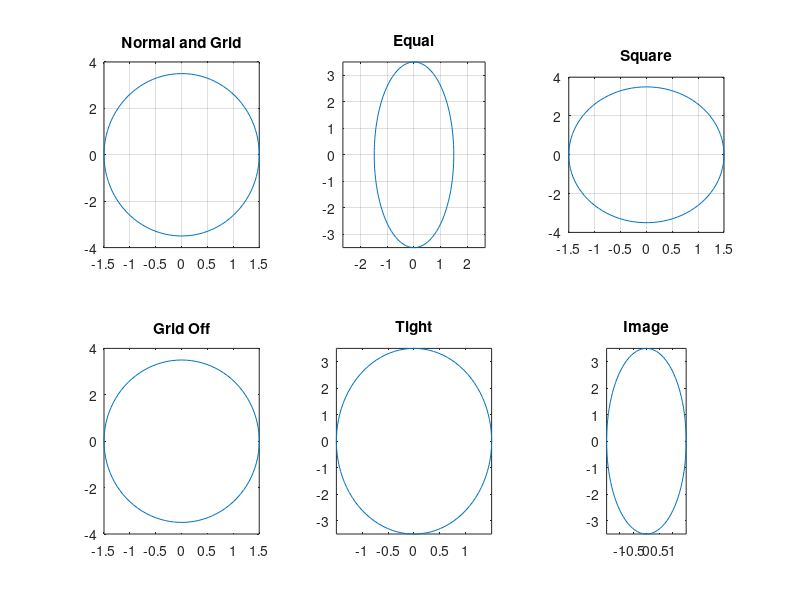

Recreate this plot in MATLAB.
t=linspace(0,2*pi,100);
x=1.5*sin(t);
y=3.5*cos(t);
figure;
subplot(2,3,1),plot(x,y),axis normal,grid on,title('Normal and Grid')
subplot(2,3,2),plot(x,y),axis equal,grid on,title('Equal')
subplot(2,3,3),plot(x,y),axis square,grid on,title('Square')
subplot(2,3,4),plot(x,y),axis normal,grid off,title('Grid Off')
subplot(2,3,5),plot(x,y),axis tight,grid off,title('Tight')
subplot(2,3,6),plot(x,y),axis image,grid off,title('Image')
